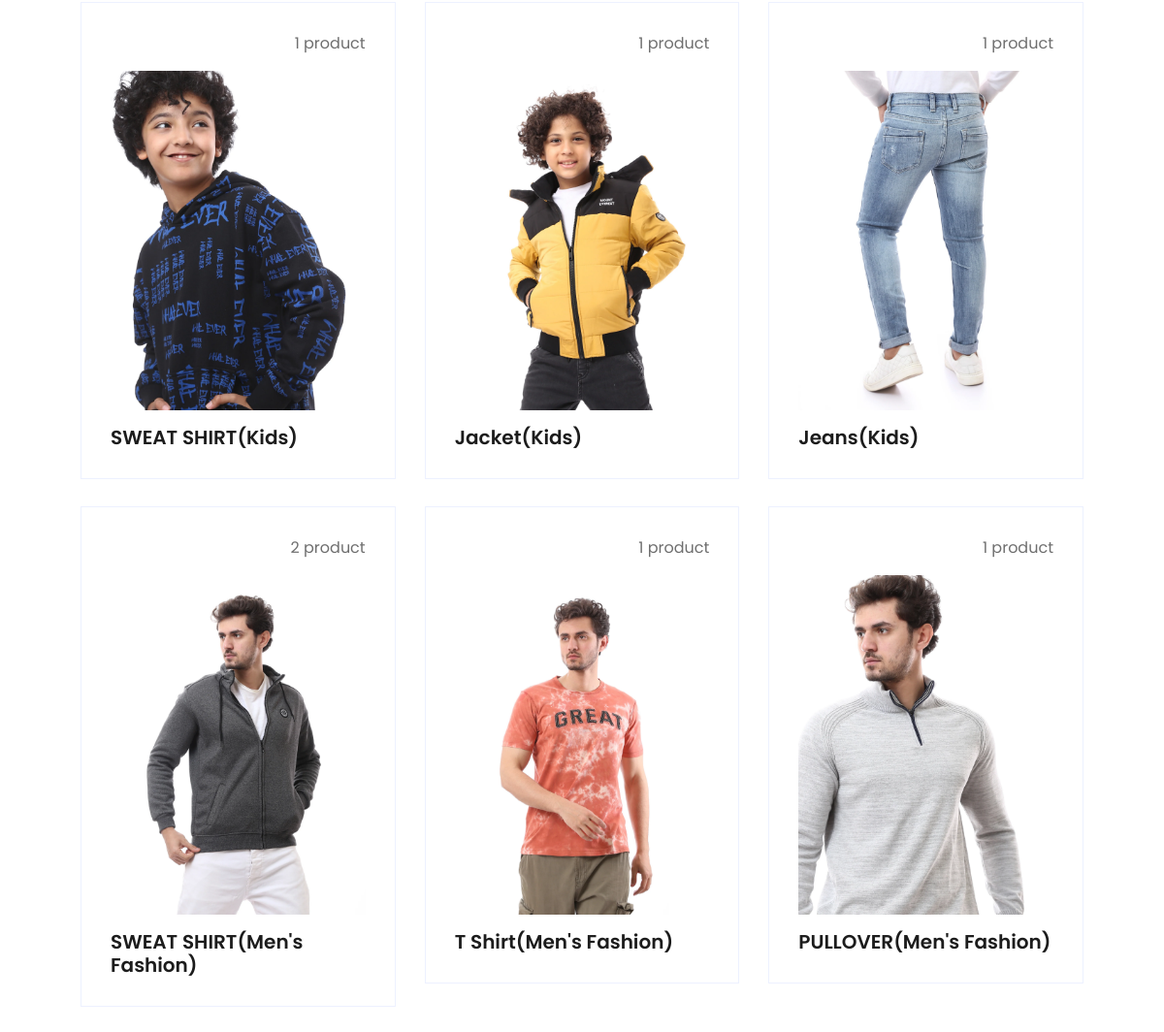
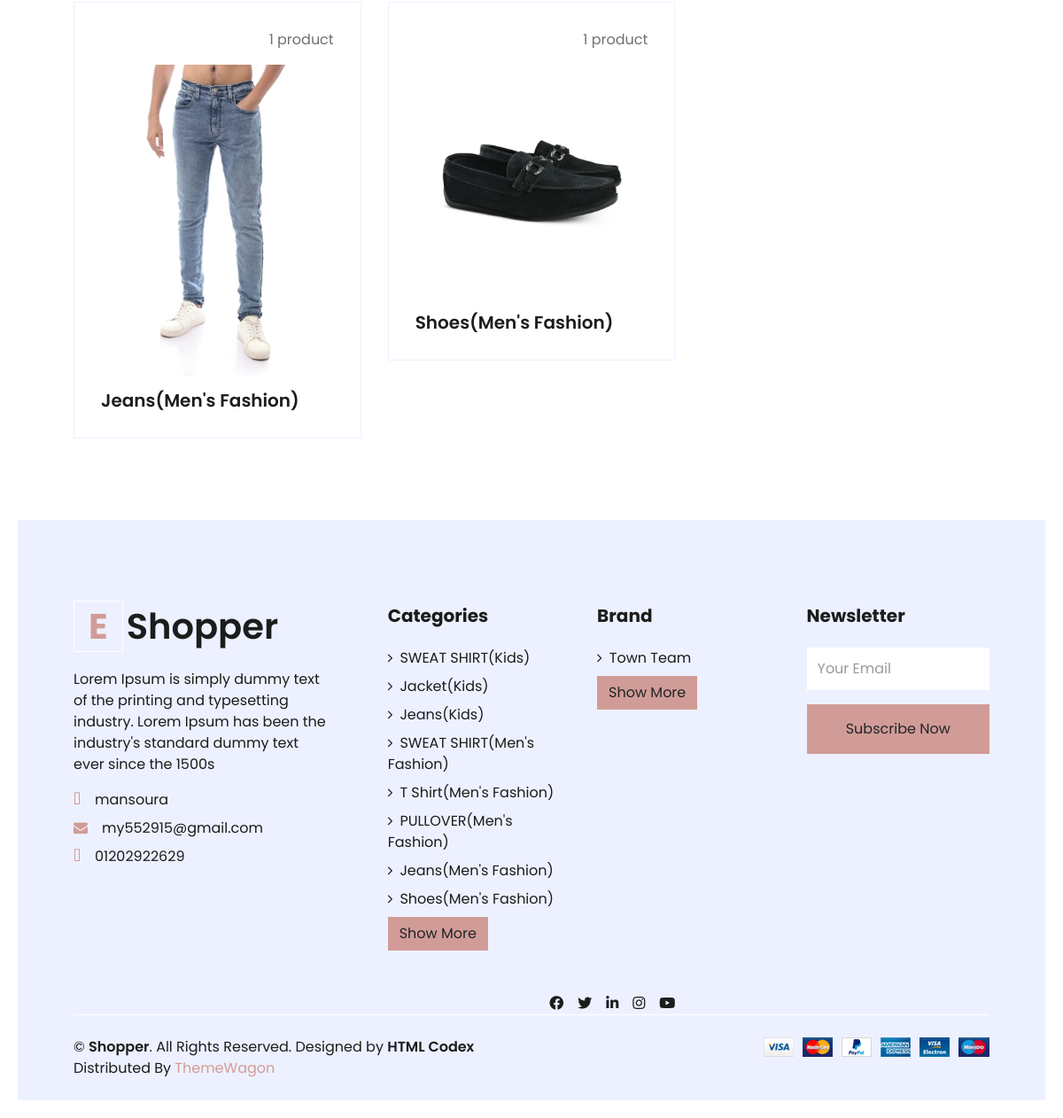
Before: /category (lower part) with the older database file (2 pictures, top to bottom).
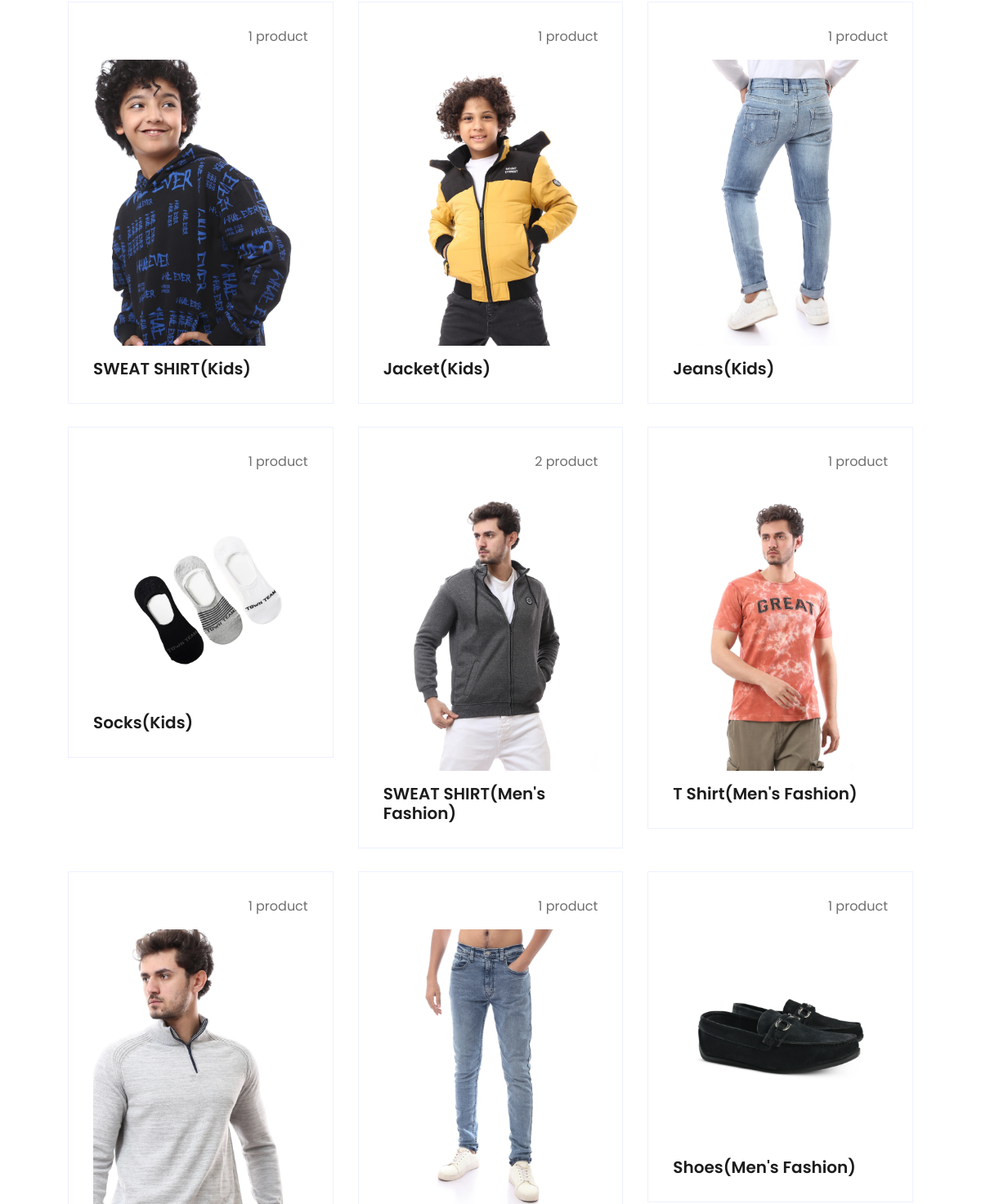
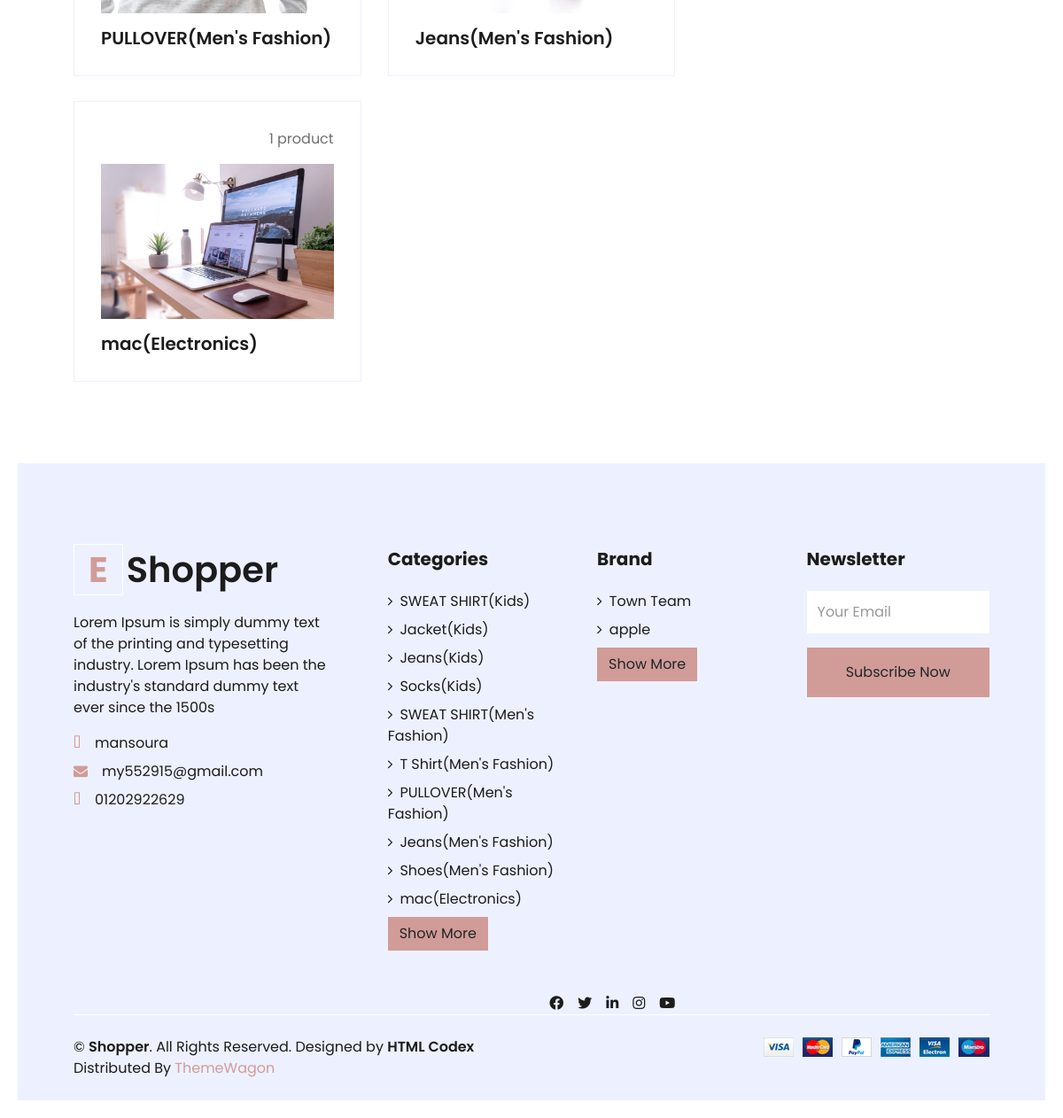
After: the same page with the newer database file (2 pictures, top to bottom).
### product/models.py (models this page shows)
class Subcategory(models.Model):
    category = models.ForeignKey(ProductCategory, on_delete=models.CASCADE)
    name = models.CharField(max_length=100)
    image = models.ImageField(upload_to='subcategoryimages/',blank=True)
    def __str__(self):
        return self.name

class ProductCategory(models.Model):
    name = models.CharField(max_length=60)
    def __str__(self):
        return self.name

### settings/models.py (models this page shows, shortened)
class Info(models.Model):
    site_name = models.CharField( max_length=50)
    description = models.TextField(max_length=1000)
    phone = models.CharField( max_length=30 , null=True, blank=True)
    email = models.EmailField( max_length=254 , null=True, blank=True)
    address = models.CharField( max_length=50 , null=True, blank=True)
    image = models.ImageField(upload_to='settings/', null=True, blank=True )
    fb_link = models.URLField( max_length=200)
    twitter_link = models.URLField( max_length=200)
    instagram_link = models.URLField( max_length=200)

class Brand(models.Model):
    BRDName = models.CharField(max_length=40)
    image = models.ImageField(upload_to='product/',blank=True, null=True)
    BRDDesc = models.TextField(blank=True, null=True)
    class Meta:
        verbose_name = _("Brand")
        verbose_name_plural = _("Brands")
    def __str__(self):
        return self.BRDName

### settings/views.py (the view)
# urls.py: path('category', CategoryList.as_view() ,name = 'category_list'),
class CategoryList(ListView):
    model = ProductCategory

### accounts/favourite_context.py (called while the page is built, shortened)
def counter(request):
    product_count = 0
    return dict(product_count=product_count)

### carts/cart_context.py (called while the page is built)
def counter(request):
    cart_count = 0
    if 'admin' in request.path:
        return{}
    else :
        try :
            cart = Cart.objects.filter(cart_id=_cart_id(request))
            if request.user.is_authenticated:
                cart_items= CartItem.objects.all().filter(user=request.user)
            else:
                cart_items = CartItem.objects.all().filter(cart=cart[:1])
            for cart_item in cart_items:
                cart_count+=cart_item.quantity
        except Cart.DoesNotExist:
            cart_count=0
    return dict(cart_count=cart_count)

### carts/views.py (called while the page is built)
def _cart_id(request):
    cart = request.session.session_key
    if not cart:
        cart = request.session.create()
    return cart

### settings/templates/product/productcategory_list.html
{% extends 'base.html' %}
{% load static %}
{% block body %}
<div class="container-fluid pt-5">
    <div class="row px-xl-5 pb-3">
        {% for category in categories_footer  %}
        {% for subcategory in subcategories %}
        {% if subcategory.category == category %}
        <div class="col-lg-4 col-md-6 pb-1">
            <div class="cat-item d-flex flex-column border mb-4" style="padding: 30px;">
                <p class="text-right">{{subcategory.product_count}}&nbsp;product</p>
                <a href="{% url 'product:product_by_category' subcategory.id %}" class="cat-img position-relative overflow-hidden mb-3">
                    <img class="img-fluid" src="{{subcategory.image.url}}" alt="">
                </a>
                <h5 class="font-weight-semi-bold m-0">{{subcategory}}({{category.name}})</h5>
            </div>
        </div>
        {% endif %}
        {% endfor %}
        {% endfor %}
    </div>
</div>
{% endblock body %}

### templates/base.html (shortened to what this page needs)
{% load static %}
<!DOCTYPE html>
<html lang="en">
<head>
    <link href="https://cdnjs.cloudflare.com/ajax/libs/font-awesome/5.10.0/css/all.min.css" rel="stylesheet">
    <link rel="stylesheet" href="https://cdnjs.cloudflare.com/ajax/libs/font-awesome/4.7.0/css/font-awesome.min.css">
    <link href="{% static 'lib4/owlcarousel/assets/owl.carousel.min.css'%}" rel="stylesheet">
    <link href="{% static 'css4/style.css'%}" rel="stylesheet">
    <link href="{% static 'css4/review.css'%}" rel="stylesheet">
    <link href="{% static 'css4/custom.css'%}" rel="stylesheet">
</head>
<body>
        {% block body %}
        {% endblock body %}
        <div class="container-fluid bg-secondary text-dark mt-5 pt-5">
            <div class="row px-xl-5 pt-5">
                <div class="col-lg-4 col-md-12 mb-5 pr-3 pr-xl-5">
                    <a href="/" class="text-decoration-none">
                        <h1 class="mb-4 display-5 font-weight-semi-bold"><span
                                class="text-primary font-weight-bold border border-white px-3 mr-1">E</span>{{myfooter.site_name}}
                        </h1>
                    </a>
                    <p>{{myfooter.description}}</p>
                    <p class="mb-2"><i class="fa fa-map-marker-alt text-primary mr-3"></i>{{myfooter.address}}</p>
                    <p class="mb-2"><i class="fa fa-envelope text-primary mr-3"></i>{{myfooter.email}}</p>
                    <p class="mb-0"><i class="fa fa-phone-alt text-primary mr-3"></i>{{myfooter.phone}}</p>
                </div>
                <div class="col-lg-8 col-md-12">
                    <div class="row">
                        <div class="col-md-4 mb-5">
                            <h5 class="font-weight-bold text-dark mb-4">Categories</h5>
                            <div class="d-flex flex-column justify-content-start">
                                {% for category in categories_footer %}
                                {% for subcategory in category.subcategory_set.all %}
                                <a class="text-dark mb-2" href="{% url 'product:product_by_category' subcategory.id %}"><i
                                        class="fa fa-angle-right mr-2"></i>{{subcategory}}({{category}})</a>
                                {% endfor %}
                                {% endfor %}
                                <a href="{% url 'settings:category_list'  %}"><button type="button"
                                        class="btn btn-primary">Show
                                        More</button></a>
                            </div>
                        </div>
                        <div class="col-md-4 mb-5">
                            <h5 class="font-weight-bold text-dark mb-4">Brand</h5>
                            <div class="d-flex flex-column justify-content-start">
                                {% for brand in brands_footer  %}
                                <a class="text-dark mb-2" href="{%url 'product:product_by_brand' brand%}"><i
                                        class="fa fa-angle-right mr-2"></i>{{brand}}</a>
                                {% endfor %}
                                <a href="{% url 'settings:brand_list'  %}"><button type="button"
                                        class="btn btn-primary">Show
                                        More</button></a>
                            </div>
                        </div>
                        <div id="main_form_div" class="col-md-4 mb-5">
                            <h5 class="font-weight-bold text-dark mb-4">Newsletter</h5>
                            <form id="newsletters_form" action="{% url 'home:newsletter2' %}" method="POST">
                                <div class="form-group">
                                    <input type="email" name="emailinput" class="form-control border-0 py-4"
                                        placeholder="Your Email" required="required" />
                                </div>
                                <div>
                                    <button class="btn btn-primary btn-block border-0 py-3" type="submit">Subscribe
                                        Now</button>
                                </div>
                            </form>
                        </div>
                        <div class="col-lg-6 text-center text-lg-right">
                            <div class="d-inline-flex align-items-center">
                                <a class="text-dark px-2" href="{{myfooter.fb_link}}">
                                    <i class="fab fa-facebook-f"></i>
                                </a>
                                <a class="text-dark px-2" href="{{myfooter.twitter_link}}">
                                    <i class="fab fa-twitter"></i>
                                </a>
                                <a class="text-dark px-2" href="">
                                    <i class="fab fa-linkedin-in"></i>
                                </a>
                                <a class="text-dark px-2" href="">
                                    <i class="fab fa-instagram"></i>
                                </a>
                                <a class="text-dark pl-2" href="">
                                    <i class="fab fa-youtube"></i>
                                </a>
                            </div>
                        </div>
                    </div>
                </div>
            </div>
            <div class="row border-top border-light mx-xl-5 py-4">
                <div class="col-md-6 px-xl-0">
                    <p class="mb-md-0 text-center text-md-left text-dark">
                        &copy; <a class="text-dark font-weight-semi-bold" href="#">{{myfooter.site_name}}</a>. All
                        Rights
                        Reserved.
                        Designed
                        by
                        <a class="text-dark font-weight-semi-bold" href="https://htmlcodex.com">HTML Codex</a><br>
                        Distributed By <a href="https://themewagon.com" target="_blank">ThemeWagon</a>
                    </p>
                </div>
                <div class="col-md-6 px-xl-0 text-center text-md-right">
                    <img class="img-fluid" src="{% static 'img4/payments.png' %}" alt="">
                </div>
            </div>
        </div>
</body>
</html>

### templates/base.html (style rules this page uses)
body { font-family: Arial, sans-serif; background-color: #f4f4f4; margin: 0; padding: 20px; }
h1 { color: #333; }

Changed rows visible on the page:
added Subcategory: product_count "1", image (picture), name "Socks", {{ category.name }} "Kids", {{ category }} "Kids", shown under ProductCategory "Kids"
added ProductCategory: name "Electronics"
added Subcategory: product_count "1", image (picture), name "mac"
added Brand: BRDName "apple"
